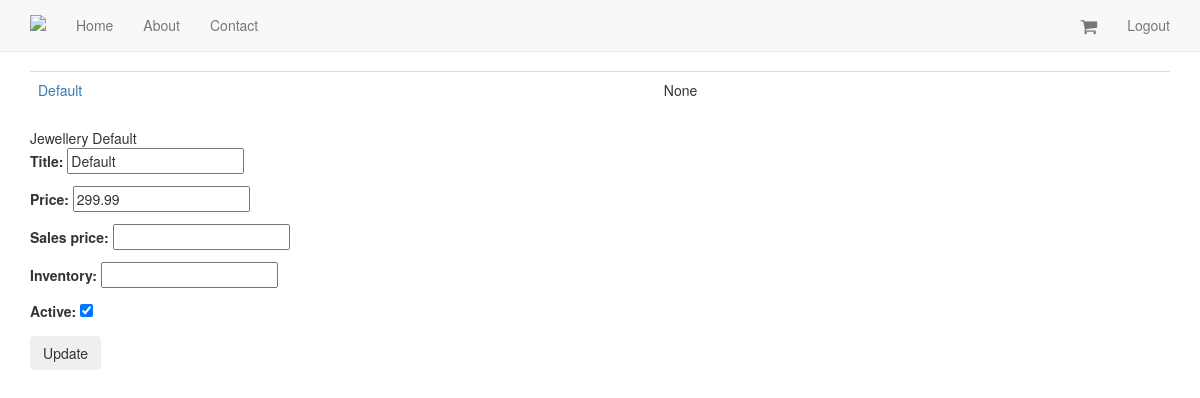
The page /products/7/inventory/ (signed in) on the database its author committed.
### products/models.py (models this page shows, shortened)
class Variation(models.Model):
    product = models.ForeignKey(Product)
    title = models.CharField(max_length=40)
    price = models.DecimalField(decimal_places=2, max_digits=20)
    sales_price = models.DecimalField(decimal_places=2, max_digits=20, null=True, blank=True)
    active = models.BooleanField(default=True)
    inventory = models.IntegerField(null=True, blank=True)

class Product(models.Model):
    title = models.CharField(max_length=40)
    description = models.TextField(blank=True, null=True)
    price = models.DecimalField(decimal_places=2, max_digits=20)
    active = models.BooleanField(default=True)
    categories = models.ManyToManyField('Category', blank=True)
    default = models.ForeignKey('Category', related_name='default_category', null=True, blank=True)
    objects = ProductManager()

### products/views.py (the view, shortened to what this page needs)
# urls.py: url(r'^(?P<pk>\d+)/inventory/', VariationListView.as_view(), name='product_inventory'),
class VariationListView(StaffRequiredMixin, ListView):
    model = Variation
    queryset = Variation.objects.all()
    def get_context_data(self, *args, **kwargs):
        context = super(VariationListView,self).get_context_data(*args, **kwargs)
        context["formset"] = VariationInventoryFormSet(queryset=self.get_queryset())
        return context
    def get_queryset(self, *args, **kwargs):
        product_pk = self.kwargs.get("pk")
        if product_pk:
            product = get_object_or_404(Product, pk=product_pk)
            queryset = Variation.objects.filter(product=product)
        return queryset

### products/mixins.py (called while the page is built)
    @method_decorator(login_required)
    def dispatch(self, request, *args, **kwargs):
        if request.user.is_staff:
            return super(StaffRequiredMixin,self).dispatch(request, *args, **kwargs)
        else:
            raise Http404

### products/models.py (called while the page is built)
    def active(self):
        return self.filter(active=True)

    def get_queryset(self):
        return ProductQuerySet(self.model, using=self._db)

    def all(self, *args, **kwargs):
        return self.get_queryset().active()

### templates/products/variation_list.html (shortened to what this page needs)
{% extends "base.html" %}
{% block content %}
<table class="table">
    {% for object in object_list %}
    <tr>
        <td><a href="{{ object.get_absolute_url }}">{{ object.title }}</a></td>
        <td>{{ object.inventory }}</td>
    </tr>
    {% endfor %}
</table>
<form method="POST" action="">{% csrf_token %}
    {% for form in formset %}
        {{ form.instance.product.title }}
        {{ form.instance.title }}
        {{ form.as_p }}
    {% endfor %}
    <input type="submit" value="Update" class="btn"/>
</form>
{% endblock %}

### static_in_pro/our_static/css/navbar-static-top.css (style rules this page uses)
body { min-height: 2000px; }

### rows shown on the page
Variation: title "Default", inventory "None", instance.product "Jewellery", instance "Default"
